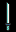

A 2D game scene composited from a Tiled map and its tileset images. What follows is a short description and the map's XML, with every tile layer's data as written:
An orthogonal 1x2 tile map with 16x16 px tiles, 1 tile layer (Tile Layer 1).

<map version="1.10" tiledversion="1.12.0" orientation="orthogonal" renderorder="right-down" width="1" height="2" tilewidth="16" tileheight="16" infinite="0" nextlayerid="2" nextobjectid="1">
 <tileset firstgid="1" source="../tilesets/0x72_DungeonTilesetII_v1.7/0x72_DungeonTilesetII_v1.7.tsx" />
 <layer id="1" name="Tile Layer 1" width="1" height="2">
  <data encoding="csv">
147,
179
</data>
 </layer>
</map>
